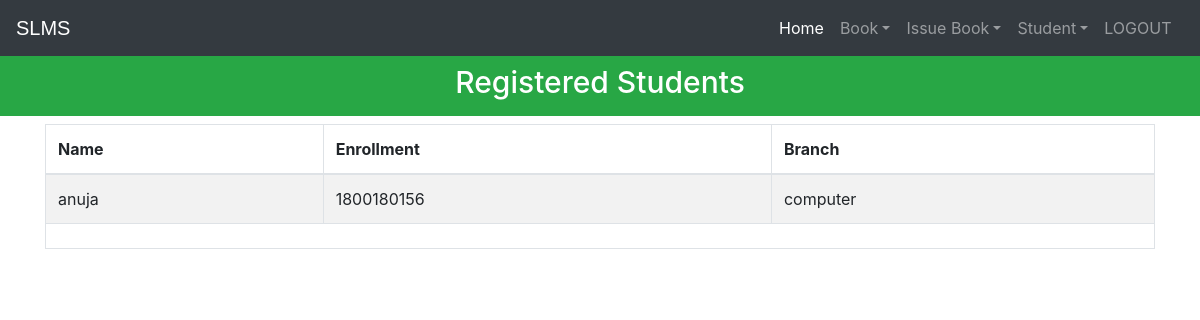
/viewstudent (signed in), run on an earlier commit of the app's database.
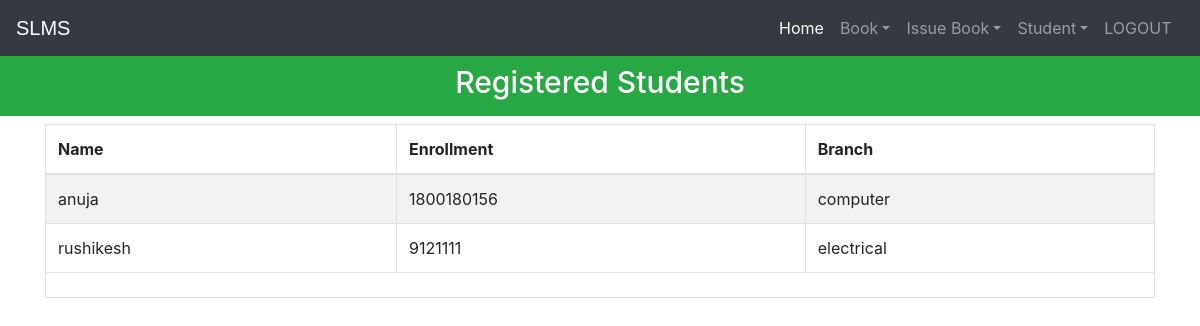
And on a later commit of the database.
### library/models.py (models this page shows, shortened)
class StudentExtra(models.Model):
    user=models.OneToOneField(User,on_delete=models.CASCADE)
    enrollment = models.CharField(max_length=40)
    branch = models.CharField(max_length=40)
    @property
    def get_name(self):
        return self.user.first_name

### library/views.py (the view)
# urls.py: path('viewstudent', views.viewstudent_view),
@login_required(login_url='adminlogin')
@user_passes_test(is_admin)
def viewstudent_view(request):
    students=models.StudentExtra.objects.all()
    return render(request,'library/viewstudent.html',{'students':students})

### library/views.py (called while the page is built)
def is_admin(user):
    return user.groups.filter(name='ADMIN').exists()

### templates/library/viewstudent.html (shortened to what this page needs)
<!DOCTYPE html>
<html lang="en" dir="ltr">
  <head>
  </head>
  <body>
    {% include "library/navbaradmin.html" %}
    <br>
    <br>
    <h3 class="p-3 mb-2 bg-success text-white" style = 'font-size: 30px;text-align:center;'>Registered Students</h3>
    {% if students%}
<div class="container">
  <table class="table table-hover table-condensed table-striped table-bordered">
    <thead>
    <tr>
    <th>Name</th>
    <th>Enrollment</th>
    <th>Branch</th>
    </tr>
    </thead>
    <tfoot>
    <tr>
    <td colspan="3">
    </td>
    </tr>
    </tfoot>
    <tbody>
      {% for s in students %}
        <tr>
          <td>{{s.get_name}}</td>
          <td>{{s.enrollment}}</td>
          <td>{{s.branch}}</td>
        </tr>
      {% endfor %}
    </tbody>
    </table>
</div>
{%else%}
<h1> No Student Registered in Library</h1>
{%endif%}
<br><br><br><br><br><br>
<br><br><br>
  {% include "library/footer.html" %}
  </body>
</html>

### templates/library/navbaradmin.html (shortened to what this page needs)
<!DOCTYPE html>
{% load static %}
<html lang="en">
<head>
<link rel="stylesheet" href="https://stackpath.bootstrapcdn.com/bootstrap/4.3.1/css/bootstrap.min.css">
<link rel="stylesheet" href="https://maxcdn.bootstrapcdn.com/font-awesome/4.7.0/css/font-awesome.min.css">
</head>
<body>
<div class="bs-example">
    <nav class="navbar navbar-expand-md bg-dark navbar-dark fixed-top">
        <a href="/" class="navbar-brand">SLMS</a>
        <div class="collapse navbar-collapse justify-content-between" id="navbarCollapse">
            <div class="navbar-nav">
              <a href="/" class="nav-item nav-link active">Home</a>
                <div class="nav-item dropdown">
                  <a href="#" class="nav-link dropdown-toggle" data-toggle="dropdown">Book</a>
                </div>
                <div class="nav-item dropdown">
                  <a href="#" class="nav-link dropdown-toggle" data-toggle="dropdown">Issue Book</a>
                </div>
                <div class="nav-item dropdown">
                  <a href="#" class="nav-link dropdown-toggle" data-toggle="dropdown">Student</a>
                </div>
                <a href="logout" class="nav-item nav-link">LOGOUT</a> &nbsp
            </div>
        </div>
    </nav>
</div>
</body>
</html>

### templates/library/footer.html (shortened to what this page needs)
<!DOCTYPE html>
<html>
<head>
</head>
</html>

### templates/library/navbaradmin.html (style rules this page uses)
.bs-example { margin: 0px; }
.navbar-brand { font-size: 20px; font-family: sans-serif; }

What changed in the data, as far as the page shows it:
added StudentExtra: get_name "rushikesh", enrollment "9121111", branch "electrical"
